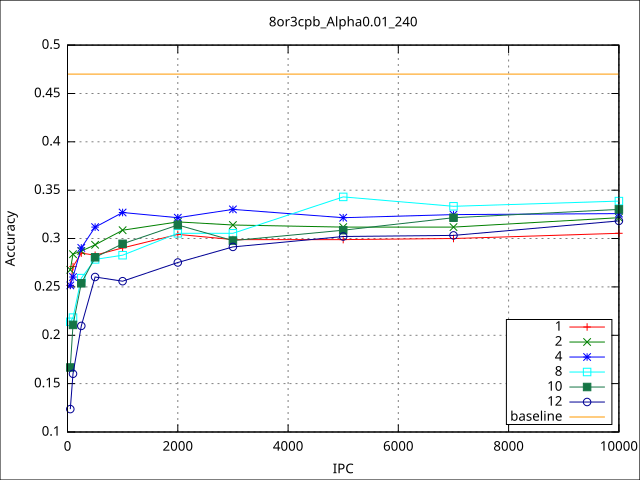

Recreate this plot in gnuplot.
set terminal svg size 640,480 fname 'Verdana' fsize 10
set object 1 rect from screen 0, 0, 0 to screen 1, 1, 0 behind
set object 1 rect fc  rgb 'white' fillstyle solid 1.0
set output './worst_median_8or3cpb_Alpha0,01_240.svg'
set grid
set key box bottom right
set title '8or3cpb_Alpha0.01_240'
set xlabel 'IPC'
set ylabel 'Accuracy'
plot './worst_median_8or3cpb_Alpha0.01_240.txt' using 1:2 with linespoints title '1', \
'' using 1:3 with linespoints title '2', \
'' using 1:4 with linespoints title '4', \
'' using 1:5 with linespoints title '8', \
'' using 1:6 with linespoints title '10', \
'' using 1:7 with linespoints title '12', \
'' using 8:9 with lines title 'baseline', \
